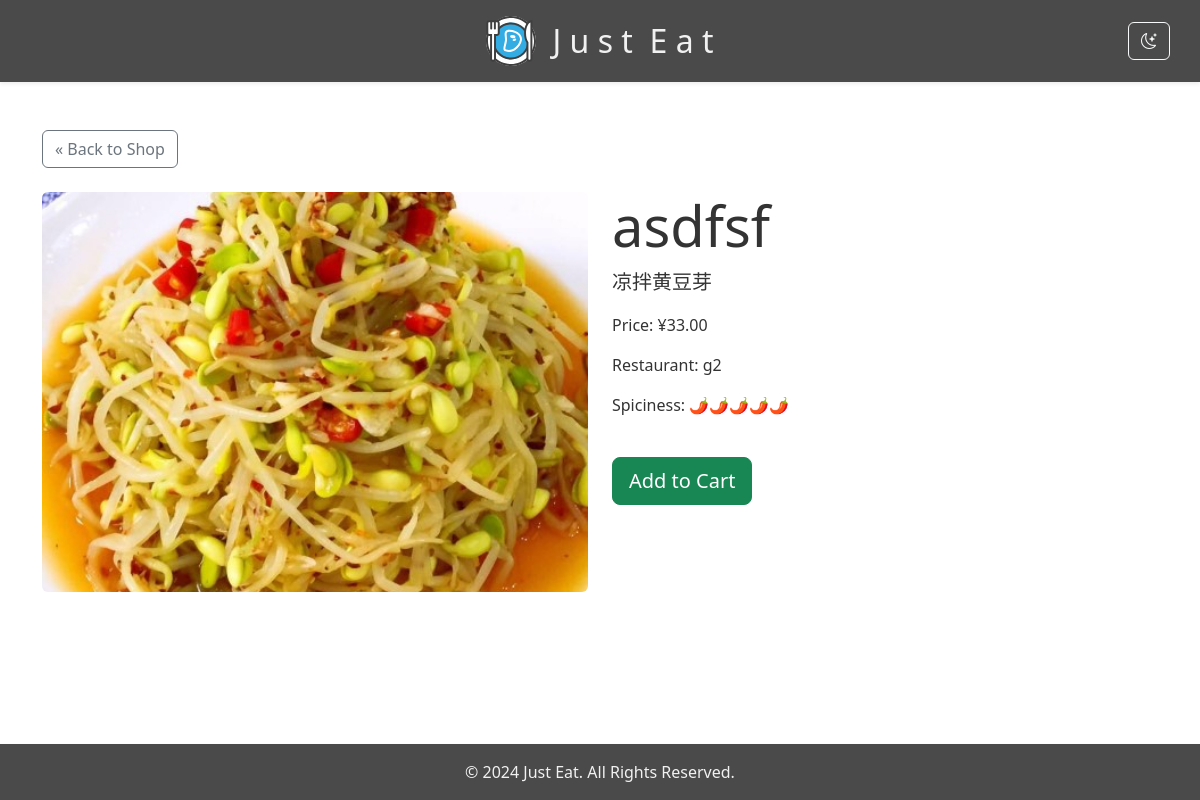
The page /item_detail.php?id=31 (signed in) on the database its author committed.
### tables this page shows
CREATE TABLE `shop` (
  `item_id` int NOT NULL,
  `guid` varchar(36) NOT NULL,
  `title_zh` varchar(100) NOT NULL,
  `item_name` varchar(500) NOT NULL,
  `description_zh` varchar(1000) NOT NULL,
  `item_desc` varchar(4096) NOT NULL,
  `vegetarian` tinyint(1) NOT NULL DEFAULT '0',
  `hasMeat` tinyint(1) NOT NULL DEFAULT '0',
  `hasFish` tinyint(1) NOT NULL DEFAULT '0',
  `item_price` int NOT NULL,
  `spiciness` tinyint NOT NULL,
  `item_img` varchar(200) NOT NULL,
  `fk_guid` varchar(36) NOT NULL,
  `restaurant` varchar(10) DEFAULT NULL
);

### item_detail.php (the view, shortened to what this page needs)
<?php
$item_id = $_GET['id'];
require('connect_db.php');
$q = "SELECT * FROM shop WHERE item_id = $item_id";
$r = mysqli_query($dbc, $q);
$item = mysqli_fetch_array($r, MYSQLI_ASSOC);
$spiciness_icons = str_repeat('🌶️', $item['spiciness']);
echo '<div class="container mt-5">';
echo '  <a href="shop.php" class="btn btn-outline-secondary mb-4">&laquo; Back to Shop</a>';
echo '  <div class="row">';
echo '      <div class="col-md-6">';
echo '          <img src="' . $item['restaurant'] . '/' . $item['item_img'] . '" class="img-fluid rounded" alt="' . htmlspecialchars($item['item_name']) . '" style="width:100%; height:400px; object-fit:cover;">';
echo '      </div>';
echo '      <div class="col-md-6">';
echo '          <h2 class="display-4">' . htmlspecialchars($item['item_name']) . '</h2>';
echo '          <p class="lead">' . htmlspecialchars($item['description_zh']) . '</p>';
echo '          <p >Price: ¥' . number_format($item['item_price'], 2) . '</p>';
echo '          <p >Restaurant: ' . htmlspecialchars($item['restaurant']) . '</p>';
echo '          <p>Spiciness: ' . $spiciness_icons . '</p>';
echo '          <a href="added.php?id=' . $item['item_id'] . '" class="btn btn-success btn-lg mt-4">Add to Cart</a>';
echo '      </div>';
echo '  </div>';
echo '</div>';
?>

### rows shown on the page
shop: item_img (picture), item_name "asdfsf", description_zh "凉拌黄豆芽", item_price "33.00", restaurant "g2", spiciness "🌶️🌶️🌶️🌶️🌶️"
